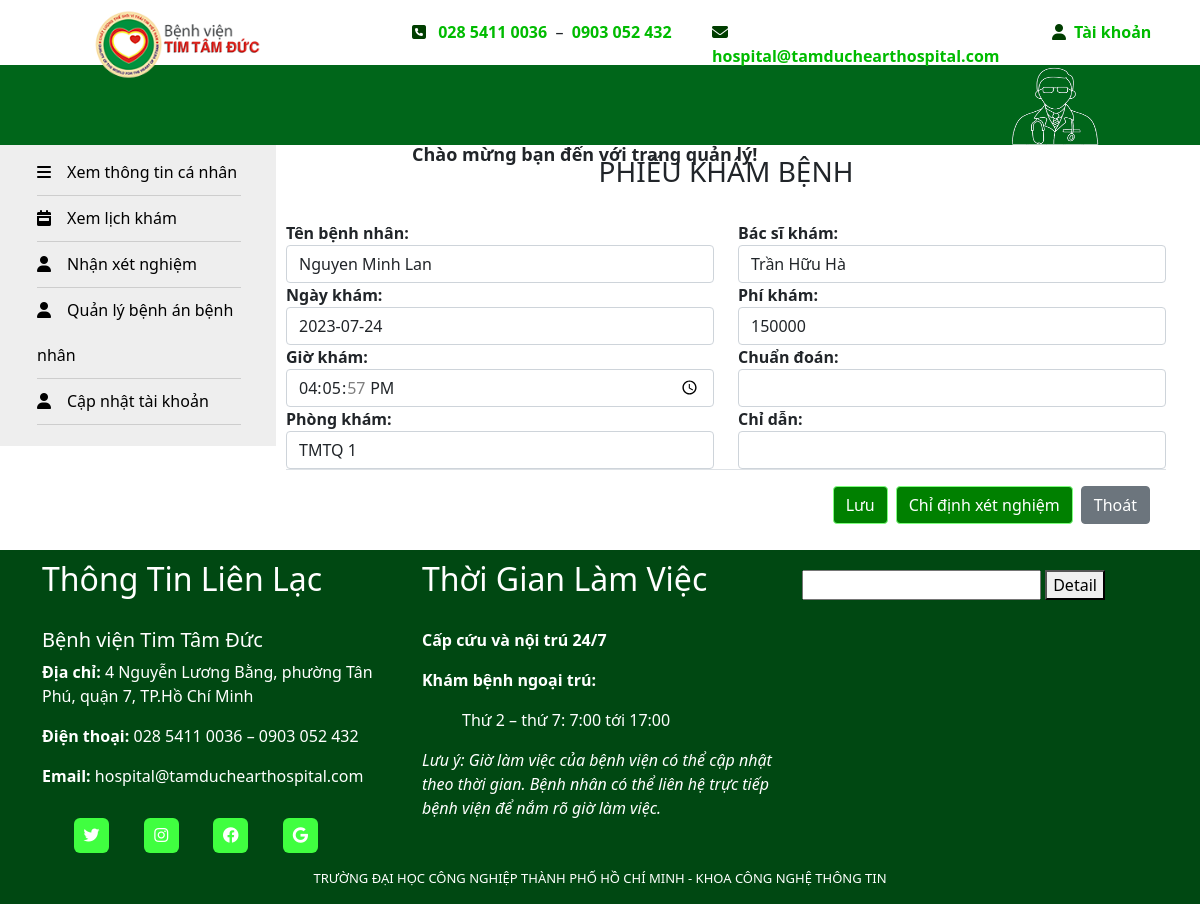
/doctor/phieukham.php?id=1 (signed in), run on the app's committed database.
### tables this page shows
CREATE TABLE `phieudkkham` (
  `id_phieudk` int(10) UNSIGNED NOT NULL,
  `ngayhen` varchar(100) NOT NULL,
  `ngaydatlich` date NOT NULL,
  `trieuchung` varchar(100) NOT NULL,
  `phikham` double NOT NULL,
  `status` int(5) NOT NULL,
  `code_phieu` varchar(50) NOT NULL,
  `id_benhnhan` int(11) NOT NULL,
  `id_bacsi` int(11) NOT NULL,
  `token` varchar(100) NOT NULL
);

CREATE TABLE `benhnhan` (
  `id_benhnhan` int(10) UNSIGNED NOT NULL,
  `tenbenhnhan` varchar(100) NOT NULL,
  `gioitinh` varchar(50) NOT NULL,
  `namsinh` varchar(11) NOT NULL,
  `diachi` varchar(100) NOT NULL,
  `sdt` varchar(100) NOT NULL,
  `hinhanh` varchar(255) NOT NULL,
  `token` varchar(100) NOT NULL
);

CREATE TABLE `bacsi` (
  `id_bacsi` int(10) UNSIGNED NOT NULL,
  `tenbacsi` varchar(50) NOT NULL,
  `gioitinh` varchar(50) NOT NULL,
  `namsinh` year(4) NOT NULL,
  `diachi` varchar(100) NOT NULL,
  `sdt` varchar(10) NOT NULL,
  `hinhanh` varchar(500) NOT NULL,
  `chucvu` varchar(255) NOT NULL,
  `mota` varchar(2000) NOT NULL,
  `noidung` longtext NOT NULL,
  `phong` varchar(100) NOT NULL,
  `id_khoa` int(11) NOT NULL
);

### class/clsdoctor.php (called while the page is built, shortened)
<?php
class doctor
{
    function connect()
    {
        $con = mysqli_connect("localhost", "root", "", "benhvien");
        if (!$con) {
            echo "Không kết nối cơ sở dữ liệu";
            exit();
        } else {
            mysqli_set_charset($con, "utf8");
            return $con;
        }
    }
    function laycot($sql)
    {
        $link = $this->connect();
        $ketqua = mysqli_query($link, $sql);
        $i = mysqli_num_rows($ketqua);
        $giatri = '';
        if ($i > 0) {
            while ($row = mysqli_fetch_array($ketqua)) {
                $id = $row['0'];
                $giatri = $id;
            }
        }
        return $giatri;
    }
}

### doctor/phieukham.php (the view, shortened to what this page needs)
<?php
include("../class/clsdoctor.php");
$p = new doctor();
$layid = $_SESSION['id_user'];
$layidpk = 0;
if (isset($_REQUEST['id'])) {
    $layidpk = $_REQUEST['id'];
}
?>
<!DOCTYPE html>
<html lang="en">
<head>
    <link rel="stylesheet" href="https://cdnjs.cloudflare.com/ajax/libs/animate.css/4.1.1/animate.min.css" />
    <link href="https://cdn.jsdelivr.net/npm/bootstrap@5.0.2/dist/css/bootstrap.min.css" rel="stylesheet">
</head>
<body>
    <?php include("header.php"); ?>
    <?php include("menu.php"); ?>
    <nav>
        <ul>
            <li><a href="XemThongTinCaNhan.php"><i class="fa fa-bars"></i>&emsp;Xem thông tin cá nhân</a></li>
            <li><a href="XemLich.php"><i class="fa fa-calendar-week"></i>&emsp;Xem lịch khám</a></li>
            <li><a href="chidinhxn.php"><i class="fa fa-user"></i>&emsp;Nhận xét nghiệm</a></li>
            <li><a href="QuanLyBenhAn.php"><i class="fa fa-user"></i>&emsp;Quản lý bệnh án bệnh nhân</a></li>
            <li><a href="updateaccount.php"><i class="fa fa-user"></i>&emsp;Cập nhật tài khoản</a></li>
        </ul>
    </nav>
    <section>
        <div class="phieukham">
            <h3 class="text-center">PHIẾU KHÁM BỆNH</h3>
            <div class="phieukham_details">
                <form action="" method="POST">
                    <?php $layid_bn = $p->laycot("SELECT id_benhnhan FROM phieudkkham WHERE id_phieudk ='$layidpk'");
                    ?>
                    <div class="row">
                        <div class="col-md-6">
                            <div class="form-group">
                                <label class="font-weight-bolder"><b>Tên bệnh nhân: </b></label>
                                <input type="text" class="form-control" name="txttenbn" value="<?php
                                                                                                echo $p->laycot("SELECT tenbenhnhan FROM benhnhan WHERE id_benhnhan='$layid_bn'");
                                                                                                ?>">
                            </div>
                            <div class="form-group">
                                <label class="font-weight-bolder"><b>Ngày khám: </b></label>
                                <input type="text" class="form-control" name="txtngay" value="<?php echo date('Y-m-d'); ?>">
                            </div>
                            <div class="form-group">
                                <label class="font-weight-bolder"><b>Giờ khám: </b></label>
                                <input type="time" class="form-control" name="txttime" value="<?php date_default_timezone_set("Asia/Ho_Chi_Minh");
                                                                                                echo date("H:i:s") ?>">
                            </div>
                            <div class="form-group">
                                <label class="font-weight-bolder"><b>Phòng khám: </b></label>
                                <input type="text" class="form-control" name="txtphongkham" value="<?php echo $p->laycot("SELECT phong FROM bacsi WHERE id_bacsi='$layid'") ?>">
                            </div>
                        </div>
                        <div class="col-md-6">
                            <div class="form-group">
                                <label class="font-weight-bolder"><b>Bác sĩ khám: </b></label>
                                <input type="text" class="form-control" name="txtbsk" value="<?php echo $p->laycot("SELECT tenbacsi FROM bacsi WHERE id_bacsi='$layid'"); ?>">
                            </div>
                            <div class="form-group">
                                <label class="font-weight-bolder"><b>Phí khám: </b></label>
                                <input type="text" class="form-control" name="txtphi" value="<?php echo $p->laycot("SELECT phikham FROM phieudkkham WHERE id_phieudk='$layidpk'"); ?>">
                            </div>
                            <div class="form-group">
                                <label class="font-weight-bolder"><b>Chuẩn đoán: </b></label>
                                <input type="text" class="form-control" name="txtkq" value="">
                            </div>
                            <div class="form-group">
                                <label class="font-weight-bolder"><b>Chỉ dẫn: </b></label>
                                <input type="text" class="form-control" name="txtcd" value="">
                            </div>
                        </div>
                    </div>
                    <div class="modal-footer">
                        <input type="submit" style="background-color: green; border-color:#7dff7d" class="btn btn-primary" name="nutluu" value="Lưu"></input>
                        <a href="" type="submit" style="background-color: green; border-color:#7dff7d" class="btn btn-primary" name="nutchidinh" value="Chỉ định xét nghiệm">Chỉ định xét nghiệm</a>
                        <a href="#" class="btn btn-secondary" data-dismiss="modal">Thoát</a>
                    </div>
                </form>
            </div>
        </div>
    </section>
    <footer>
        <?php include("footer.php"); ?>
    </footer>

### doctor/phieukham.php (style rules this page uses)
nav { line-height: 45px; background-color: #eeeeee; height: 100%; width: 23%; float: left; padding: 5px; }
section { width: 75%; float: left; padding: 10px; }
footer { clear: both; }
nav ul { padding-right: 30px; }
nav ul li { border-bottom: 1px solid #cdcdcd; }
nav ul li a { color: black; text-decoration: none; }
nav ul { list-style: none; }

### doctor/header.php (style rules this page uses)
li>a { color: #00bb00; }

### doctor/footer.php (style rules this page uses)
footer { margin-top: 30px; }

### data on the page
phieudkkham: txttenbn "Nguyen Minh Lan", txtphi "150000"
bacsi: txtphongkham "TMTQ 1", txtbsk "Trần Hữu Hà"
